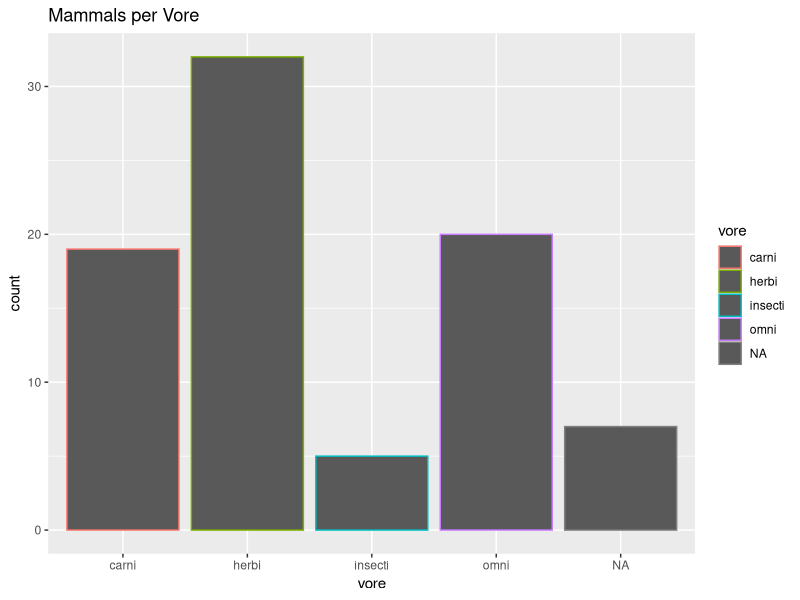
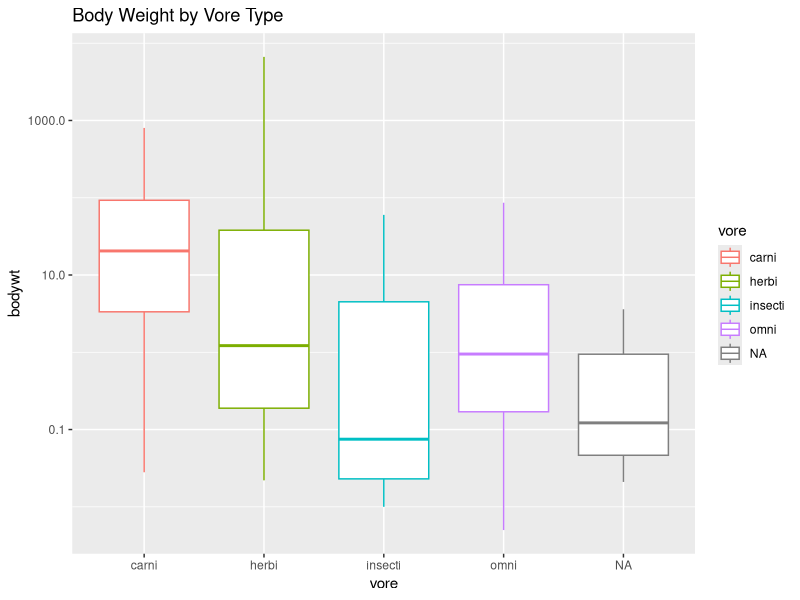
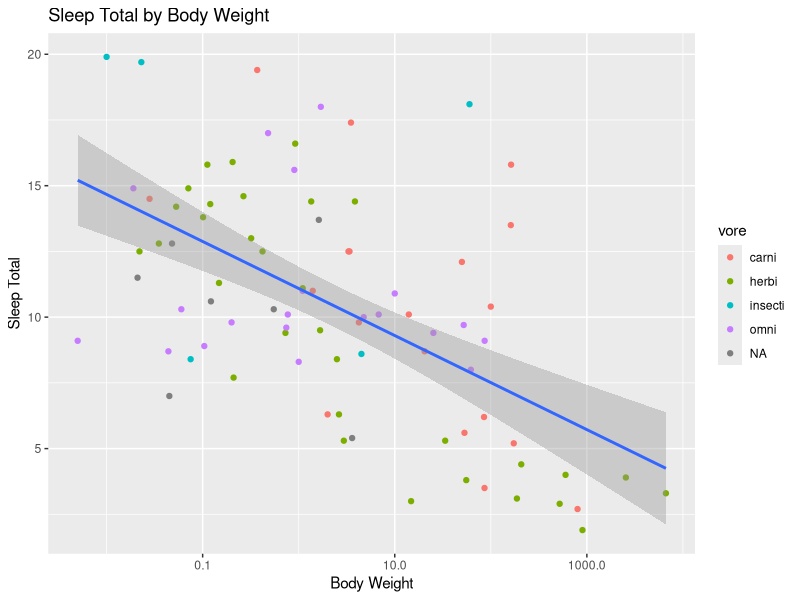
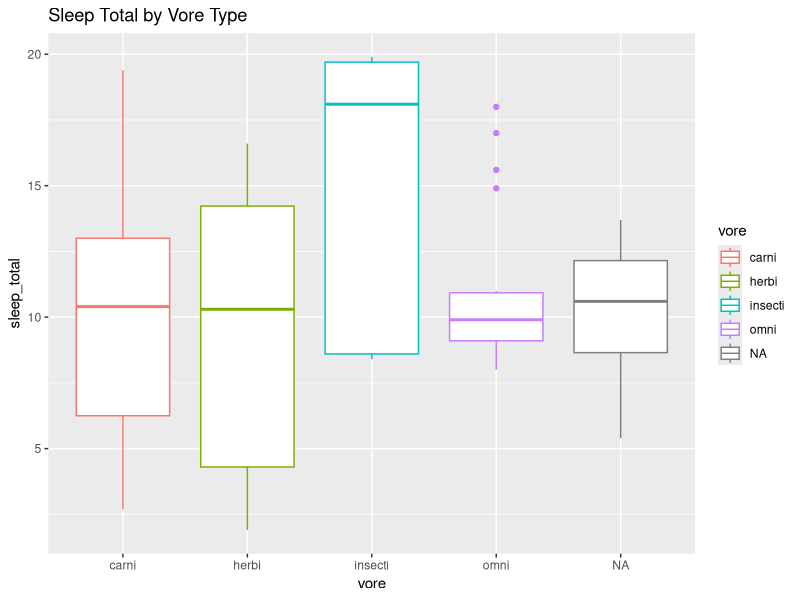
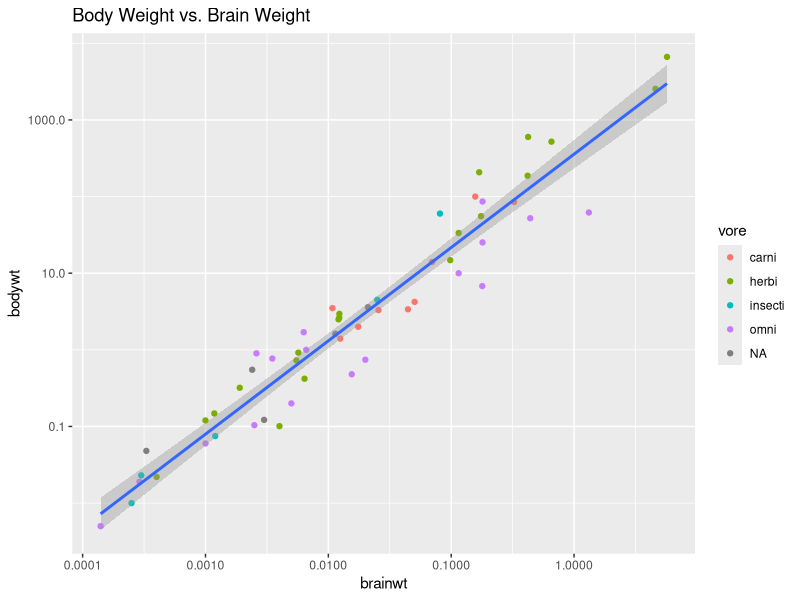
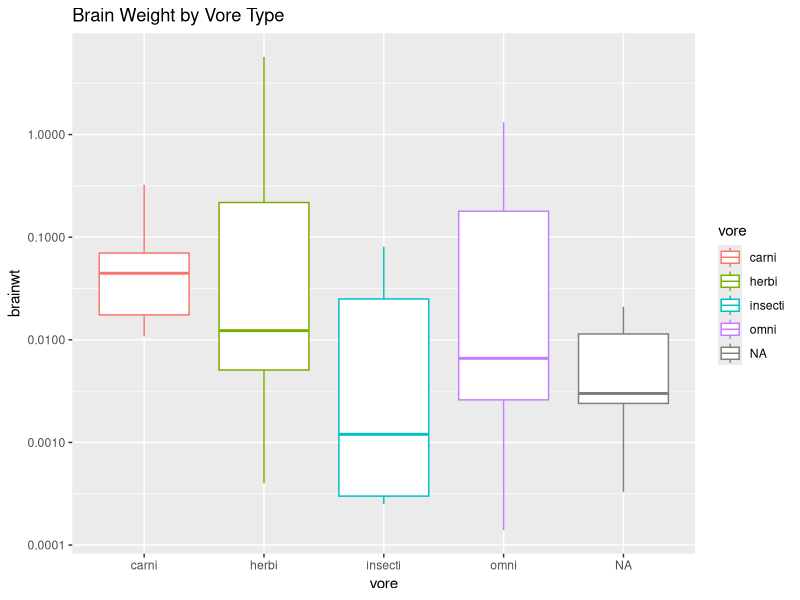

These charts were generated, in order, by the following R code:
## ---- chunk 1
library("tidyverse")
options(scipen = 999) #disable scientific notation
## ---- chunk 2
summary("msleep")
## ---- chunk 3
?msleep
names(msleep)
## ---- chunk 4
ggplot(data=msleep, #specifies the data
      mapping=aes(x=vore))+ #map the aesthetics
  geom_bar(mapping=aes(color=vore))+
  labs(title= "Mammals per Vore")

## ---- chunk 5

mean(msleep$sleep_total)

 

## ---- chunk 6
summary(msleep$bodywt)
## ---- chunk 7
ggplot(data=msleep,
       mapping=aes(x=vore, y=bodywt))+
      geom_boxplot(mapping=aes(color=vore))+
  scale_y_log10()+
  labs(title= "Body Weight by Vore Type")
       
       
## ---- chunk 8
ggplot(data=msleep,
       mapping=aes(x=bodywt,y=sleep_total))+
  geom_point(mapping=aes(color=vore))+
 
  scale_x_log10()+
  geom_smooth(method=lm, se=T)+
  labs(title= "Sleep Total by Body Weight", x= "Body Weight", y= "Sleep Total")
    
## ---- chunk 9
msleep <- msleep
## ---- chunk 10
ggplot(data=msleep,
       mapping=aes(x=vore, y=sleep_total))+
      geom_boxplot(mapping=aes(color=vore))+

  labs(title= "Sleep Total by Vore Type")
## ---- chunk 11
ggplot(data=msleep,
       mapping=aes(x=brainwt, y=bodywt))+
      geom_point(mapping=aes(color=vore))+
    scale_y_log10()+
    scale_x_log10()+
  geom_smooth(method=lm, se=T)+
  labs(title= "Body Weight vs. Brain Weight")
## ---- chunk 12
ggplot(data=msleep,
       mapping=aes(x=vore, y=brainwt))+
      geom_boxplot(mapping=aes(color=vore))+
  scale_y_log10()+
  labs(title= "Brain Weight by Vore Type")
